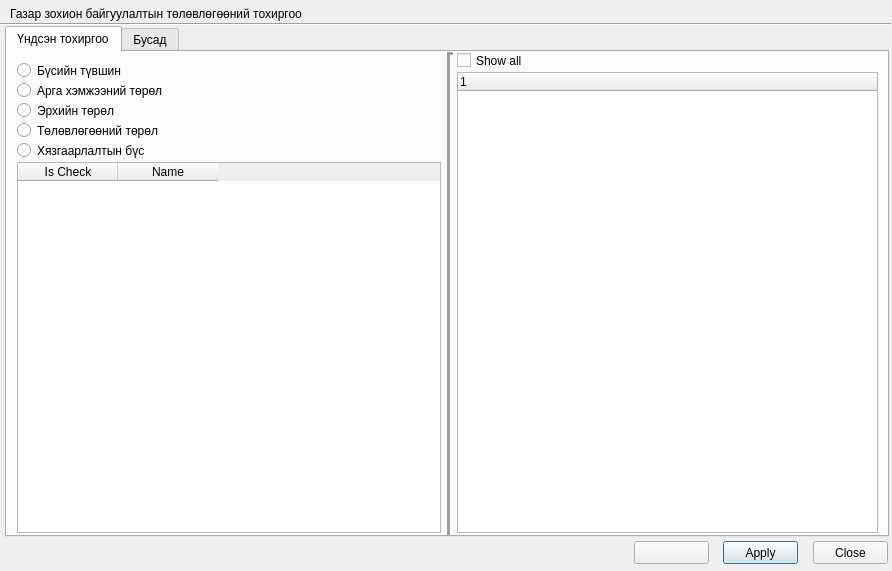
<?xml version="1.0" encoding="UTF-8"?>
<ui version="4.0">
 <class>PlanSettingsDialog</class>
 <widget class="QDialog" name="PlanSettingsDialog">
  <property name="geometry">
   <rect>
    <x>0</x>
    <y>0</y>
    <width>892</width>
    <height>571</height>
   </rect>
  </property>
  <property name="windowTitle">
   <string>Dialog</string>
  </property>
  <widget class="QTabWidget" name="tabWidget">
   <property name="geometry">
    <rect>
     <x>5</x>
     <y>26</y>
     <width>884</width>
     <height>511</height>
    </rect>
   </property>
   <property name="currentIndex">
    <number>0</number>
   </property>
   <widget class="QWidget" name="tab">
    <attribute name="title">
     <string>Үндсэн тохиргоо</string>
    </attribute>
    <widget class="Line" name="line">
     <property name="geometry">
      <rect>
       <x>433</x>
       <y>0</y>
       <width>20</width>
       <height>484</height>
      </rect>
     </property>
     <property name="lineWidth">
      <number>3</number>
     </property>
     <property name="orientation">
      <enum>Qt::Vertical</enum>
     </property>
    </widget>
    <widget class="QCheckBox" name="default_plan_zone_chbox">
     <property name="geometry">
      <rect>
       <x>450</x>
       <y>0</y>
       <width>151</width>
       <height>17</height>
      </rect>
     </property>
     <property name="text">
      <string>Show all</string>
     </property>
    </widget>
    <widget class="QTreeWidget" name="process_type_treewidget">
     <property name="geometry">
      <rect>
       <x>450</x>
       <y>20</y>
       <width>421</width>
       <height>461</height>
      </rect>
     </property>
     <column>
      <property name="text">
       <string notr="true">1</string>
      </property>
     </column>
    </widget>
    <widget class="QRadioButton" name="radioButton">
     <property name="geometry">
      <rect>
       <x>10</x>
       <y>10</y>
       <width>221</width>
       <height>17</height>
      </rect>
     </property>
     <property name="text">
      <string>Бүсийн түвшин</string>
     </property>
    </widget>
    <widget class="QRadioButton" name="radioButton_2">
     <property name="geometry">
      <rect>
       <x>10</x>
       <y>30</y>
       <width>221</width>
       <height>17</height>
      </rect>
     </property>
     <property name="text">
      <string>Арга хэмжээний төрөл</string>
     </property>
    </widget>
    <widget class="QRadioButton" name="radioButton_3">
     <property name="geometry">
      <rect>
       <x>10</x>
       <y>50</y>
       <width>221</width>
       <height>17</height>
      </rect>
     </property>
     <property name="text">
      <string>Эрхийн төрөл</string>
     </property>
    </widget>
    <widget class="QRadioButton" name="radioButton_4">
     <property name="geometry">
      <rect>
       <x>10</x>
       <y>70</y>
       <width>221</width>
       <height>17</height>
      </rect>
     </property>
     <property name="text">
      <string>Төлөвлөгөөний төрөл</string>
     </property>
    </widget>
    <widget class="QTableWidget" name="settings_twidget">
     <property name="geometry">
      <rect>
       <x>10</x>
       <y>110</y>
       <width>424</width>
       <height>371</height>
      </rect>
     </property>
     <column>
      <property name="text">
       <string>Is Check</string>
      </property>
     </column>
     <column>
      <property name="text">
       <string>Name</string>
      </property>
     </column>
    </widget>
    <widget class="QRadioButton" name="radioButton_5">
     <property name="geometry">
      <rect>
       <x>10</x>
       <y>90</y>
       <width>221</width>
       <height>17</height>
      </rect>
     </property>
     <property name="text">
      <string>Хязгаарлалтын бүс</string>
     </property>
    </widget>
   </widget>
   <widget class="QWidget" name="tab_2">
    <attribute name="title">
     <string>Бусад</string>
    </attribute>
   </widget>
  </widget>
  <widget class="QPushButton" name="apply_button">
   <property name="geometry">
    <rect>
     <x>723</x>
     <y>541</y>
     <width>75</width>
     <height>23</height>
    </rect>
   </property>
   <property name="text">
    <string>Apply</string>
   </property>
  </widget>
  <widget class="QPushButton" name="close_button">
   <property name="geometry">
    <rect>
     <x>813</x>
     <y>541</y>
     <width>75</width>
     <height>23</height>
    </rect>
   </property>
   <property name="text">
    <string>Close</string>
   </property>
  </widget>
  <widget class="QPushButton" name="help_button">
   <property name="geometry">
    <rect>
     <x>634</x>
     <y>541</y>
     <width>75</width>
     <height>23</height>
    </rect>
   </property>
   <property name="styleSheet">
    <string notr="true">image: url(:/plugins/lm2/help_button.png);</string>
   </property>
   <property name="text">
    <string/>
   </property>
   <property name="icon">
    <iconset resource="resources.qrc">
     <normaloff>:/plugins/lm2/help_button.png</normaloff>:/plugins/lm2/help_button.png</iconset>
   </property>
  </widget>
  <widget class="QLabel" name="status_label">
   <property name="geometry">
    <rect>
     <x>10</x>
     <y>545</y>
     <width>611</width>
     <height>16</height>
    </rect>
   </property>
   <property name="text">
    <string/>
   </property>
  </widget>
  <widget class="Line" name="line_2">
   <property name="geometry">
    <rect>
     <x>0</x>
     <y>14</y>
     <width>891</width>
     <height>20</height>
    </rect>
   </property>
   <property name="orientation">
    <enum>Qt::Horizontal</enum>
   </property>
  </widget>
  <widget class="QLabel" name="label">
   <property name="geometry">
    <rect>
     <x>10</x>
     <y>6</y>
     <width>451</width>
     <height>16</height>
    </rect>
   </property>
   <property name="text">
    <string>Газар зохион байгуулалтын төлөвлөгөөний тохиргоо</string>
   </property>
  </widget>
 </widget>
 <resources>
  <include location="resources.qrc"/>
 </resources>
 <connections/>
</ui>
